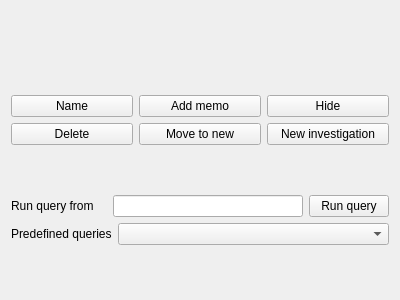
<?xml version="1.0" encoding="UTF-8"?>
<ui version="4.0">
 <class>InvestigationItem</class>
 <widget class="QWidget" name="InvestigationItem">
  <property name="geometry">
   <rect>
    <x>0</x>
    <y>0</y>
    <width>400</width>
    <height>300</height>
   </rect>
  </property>
  <property name="windowTitle">
   <string>Form</string>
  </property>
  <layout class="QVBoxLayout" name="verticalLayout_2">
   <item>
    <layout class="QVBoxLayout" name="verticalLayout">
     <item>
      <widget class="QLabel" name="nameLabel">
       <property name="sizePolicy">
        <sizepolicy hsizetype="Maximum" vsizetype="Maximum">
         <horstretch>0</horstretch>
         <verstretch>0</verstretch>
        </sizepolicy>
       </property>
       <property name="text">
        <string/>
       </property>
      </widget>
     </item>
     <item>
      <widget class="QLabel" name="labelLabel">
       <property name="sizePolicy">
        <sizepolicy hsizetype="Maximum" vsizetype="Maximum">
         <horstretch>0</horstretch>
         <verstretch>0</verstretch>
        </sizepolicy>
       </property>
       <property name="text">
        <string/>
       </property>
      </widget>
     </item>
     <item>
      <layout class="QHBoxLayout" name="horizontalLayout">
       <item>
        <widget class="QPushButton" name="nameButton">
         <property name="toolTip">
          <string>Click to modify the box name</string>
         </property>
         <property name="text">
          <string>Name</string>
         </property>
        </widget>
       </item>
       <item>
        <widget class="QPushButton" name="addMemoButton">
         <property name="toolTip">
          <string>Click to add memo to this box</string>
         </property>
         <property name="text">
          <string>Add memo</string>
         </property>
        </widget>
       </item>
       <item>
        <widget class="QPushButton" name="hideButton">
         <property name="toolTip">
          <string>Click to hide this box</string>
         </property>
         <property name="text">
          <string>Hide</string>
         </property>
        </widget>
       </item>
      </layout>
     </item>
     <item>
      <layout class="QHBoxLayout" name="horizontalLayout_2">
       <item>
        <widget class="QPushButton" name="deleteButton">
         <property name="toolTip">
          <string>Click to delete this box</string>
         </property>
         <property name="text">
          <string>Delete</string>
         </property>
        </widget>
       </item>
       <item>
        <widget class="QPushButton" name="moveToNewButton">
         <property name="toolTip">
          <string>Click to move this box and its subtree to a new investigation</string>
         </property>
         <property name="text">
          <string>Move to new</string>
         </property>
        </widget>
       </item>
       <item>
        <widget class="QPushButton" name="newButton">
         <property name="toolTip">
          <string>Click to move this box to a new investigation as the start node</string>
         </property>
         <property name="text">
          <string>New investigation</string>
         </property>
        </widget>
       </item>
      </layout>
     </item>
    </layout>
   </item>
   <item>
    <layout class="QVBoxLayout" name="verticalLayout_3">
     <item>
      <layout class="QHBoxLayout" name="horizontalLayout_3">
       <item>
        <widget class="QLabel" name="runQueryLabel">
         <property name="text">
          <string>Run query from</string>
         </property>
        </widget>
       </item>
       <item>
        <widget class="QLabel" name="positionLabel">
         <property name="text">
          <string/>
         </property>
        </widget>
       </item>
       <item>
        <widget class="QLineEdit" name="queryEdit">
         <property name="toolTip">
          <string>Type semantic query here</string>
         </property>
        </widget>
       </item>
       <item>
        <widget class="QPushButton" name="runQueryButton">
         <property name="toolTip">
          <string>Click to run the semantic query from the given position</string>
         </property>
         <property name="text">
          <string>Run query</string>
         </property>
        </widget>
       </item>
      </layout>
     </item>
     <item>
      <layout class="QHBoxLayout" name="horizontalLayout_4">
       <item>
        <widget class="QLabel" name="predefLabel">
         <property name="sizePolicy">
          <sizepolicy hsizetype="Maximum" vsizetype="Preferred">
           <horstretch>0</horstretch>
           <verstretch>0</verstretch>
          </sizepolicy>
         </property>
         <property name="text">
          <string>Predefined queries</string>
         </property>
        </widget>
       </item>
       <item>
        <widget class="QComboBox" name="predefComboBox">
         <property name="toolTip">
          <string>List of predefined queries</string>
         </property>
        </widget>
       </item>
      </layout>
     </item>
    </layout>
   </item>
  </layout>
 </widget>
 <resources/>
 <connections/>
</ui>
